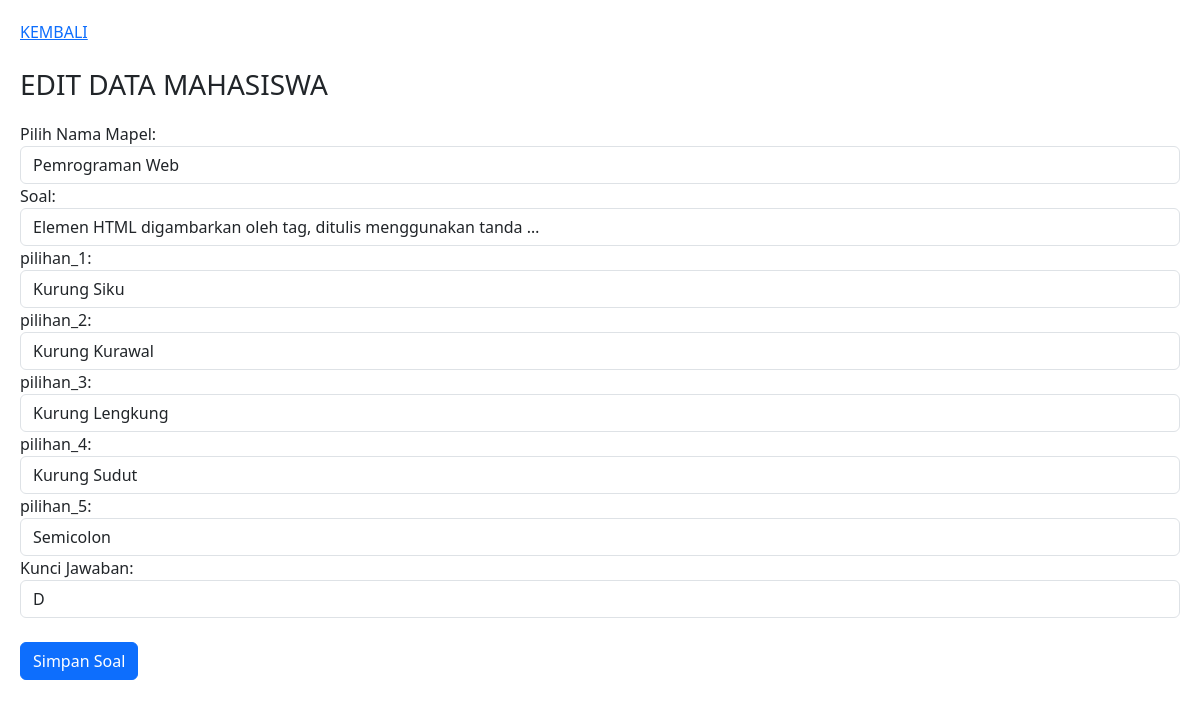
The app's page /ubah.php?id_soal=3 with its own data.
### tables this page shows
CREATE TABLE `soal` (
  `id_soal` int(5) NOT NULL,
  `id_ujian` int(5) NOT NULL,
  `soal` text NOT NULL,
  `pilihan_1` text NOT NULL,
  `pilihan_2` text NOT NULL,
  `pilihan_3` text NOT NULL,
  `pilihan_4` text NOT NULL,
  `pilihan_5` text NOT NULL,
  `kunci` int(2) NOT NULL,
  `urut` int(5) NOT NULL
);

CREATE TABLE `ujian` (
  `id_ujian` int(5) NOT NULL,
  `nama_mapel` varchar(50) NOT NULL,
  `tanggal` date NOT NULL,
  `waktu` int(5) NOT NULL,
  `jml_soal` int(3) NOT NULL,
  `id_guru` int(5) NOT NULL
);

### functions.php (called while the page is built, shortened)
<?php
$conn = mysqli_connect("localhost", "root", "", "ujianonline");
function query($query)
{
    global $conn;
    $result = mysqli_query($conn, $query);
    $rows = [];
    while ($row = mysqli_fetch_assoc($result)) {
        $rows[] = $row;
    }
    return $rows;
}

### ubah.php (the view, shortened to what this page needs)
<?php
require 'functions.php';
$id = $_GET["id_soal"];
$soal = query("SELECT * FROM soal WHERE id_soal = $id")[0];
$ujian = query("SELECT * FROM ujian");
?>
<!DOCTYPE html>
<html>
<head>
<link href="https://cdn.jsdelivr.net/npm/bootstrap@5.3.2/dist/css/bootstrap.min.css" rel="stylesheet">
</head>
<body>
    <a href="view_ubah.php">KEMBALI</a>
    <br>
    <br>
    <h3>EDIT DATA MAHASISWA</h3>
        <form method="post" action="" enctype="multipart/form-data">
            <div class="form-group">
            <label for="id_ujian">Pilih Nama Mapel:</label>
            <select class="form-control" id="id_ujian" name="id_ujian" required>
                <?php foreach ($ujian as $data) : ?>
                    <option value="<?= $data["id_ujian"]; ?>" <?php echo ($data['id_ujian'] == $soal['id_ujian']) ? 'selected' : ''; ?>>
                        <?= $data["nama_mapel"]; ?>
                    </option>
                <?php endforeach; ?>
            </select>
        </div>
        <div class="form-group">
            <label for="soal">Soal:</label>
            <input type="text" class="form-control" id="soal" name="soal" value="<?php echo $soal['soal']; ?>">
        </div>
        <div class="form-group">
            <label for="pilihan_1">pilihan_1:</label>
            <input type="text" class="form-control" id="pilihan_1" name="pilihan_1" value="<?php echo $soal['pilihan_1']; ?>">
        </div>
        <div class="form-group">
            <label for="pilihan_2">pilihan_2:</label>
            <input type="text" class="form-control" id="pilihan_2" name="pilihan_2" value="<?php echo $soal['pilihan_2']; ?>">
        </div>
        <div class="form-group">
            <label for="pilihan_3">pilihan_3:</label>
            <input type="text" class="form-control" id="pilihan_3" name="pilihan_3" value="<?php echo $soal['pilihan_3']; ?>">
        </div>
        <div class="form-group">
            <label for="pilihan_4">pilihan_4:</label>
            <input type="text" class="form-control" id="pilihan_4" name="pilihan_4" value="<?php echo $soal['pilihan_4']; ?>">
        </div>
        <div class="form-group">
            <label for="pilihan_5">pilihan_5:</label>
            <input type="text" class="form-control" id="pilihan_5" name="pilihan_5" value="<?php echo $soal['pilihan_5']; ?>">
        </div>
                <tr>
                    <td>Kunci Jawaban:</td>
                    <td>
                        <select class="form-control" name="kunci" required>
                            <option value="4" <?= ($soal["kunci"] == 4) ? 'selected' : ''; ?>>D</option>
                        </select>
                    </td>
                </tr>
                <tr>
                    <br>
                    <td>
                        <button type="submit" name="submit" value="SIMPAN" class="btn btn-primary">Simpan Soal</button>
                    </td>
                </tr>
        </form>
</body>
</html>

### ubah.php (style rules this page uses)
body { padding: 20px; }
h3 { margin-bottom: 20px; }

### records on screen
soal: id_ujian "Pemrograman Web", soal "Elemen HTML digambarkan oleh tag, ditulis menggunakan tanda …", pilihan_1 "Kurung Siku", pilihan_2 "Kurung Kurawal", pilihan_3 "Kurung Lengkung", pilihan_4 "Kurung Sudut", pilihan_5 "Semicolon", kunci "D"
